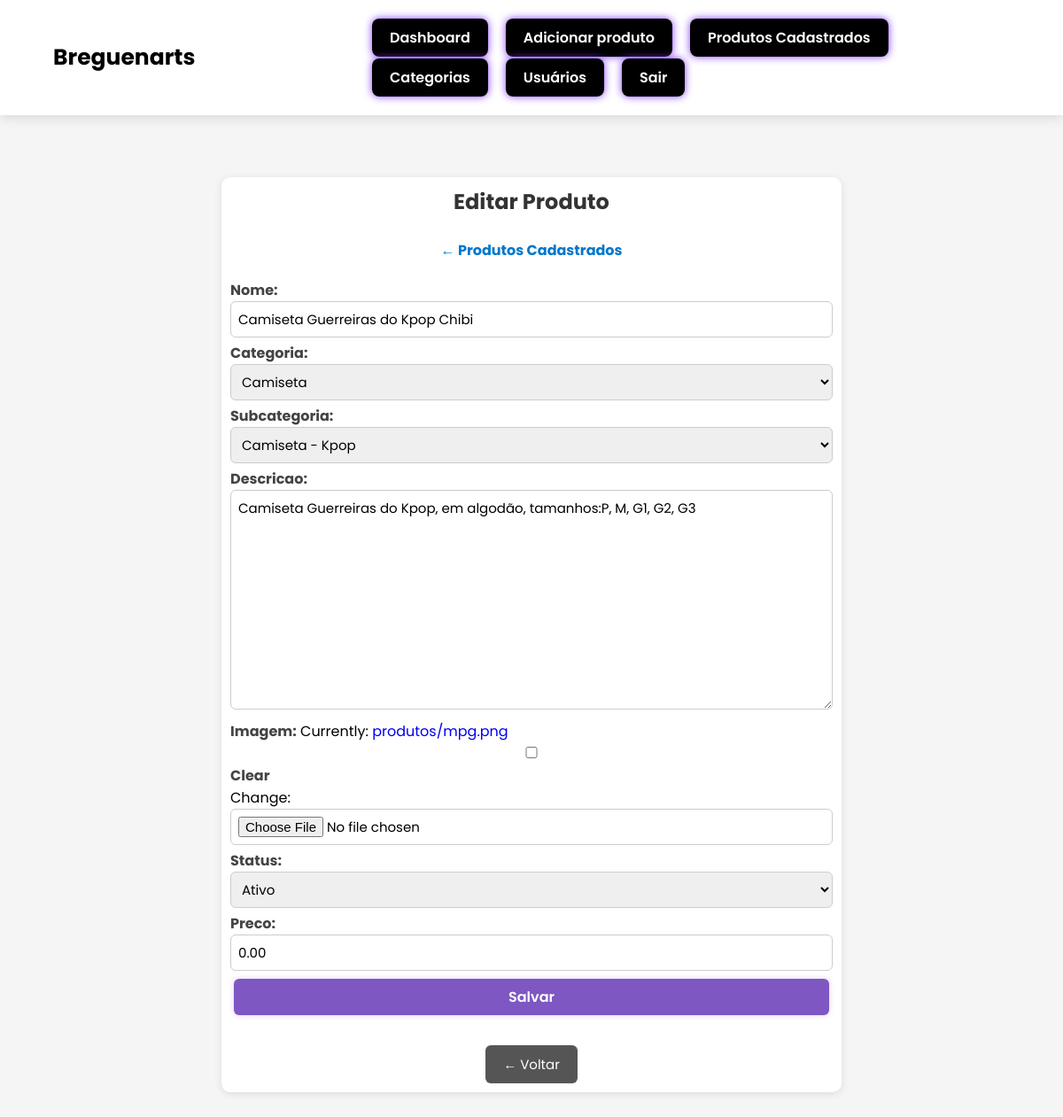
Before: /produtos/editar/1/ with the older database file.
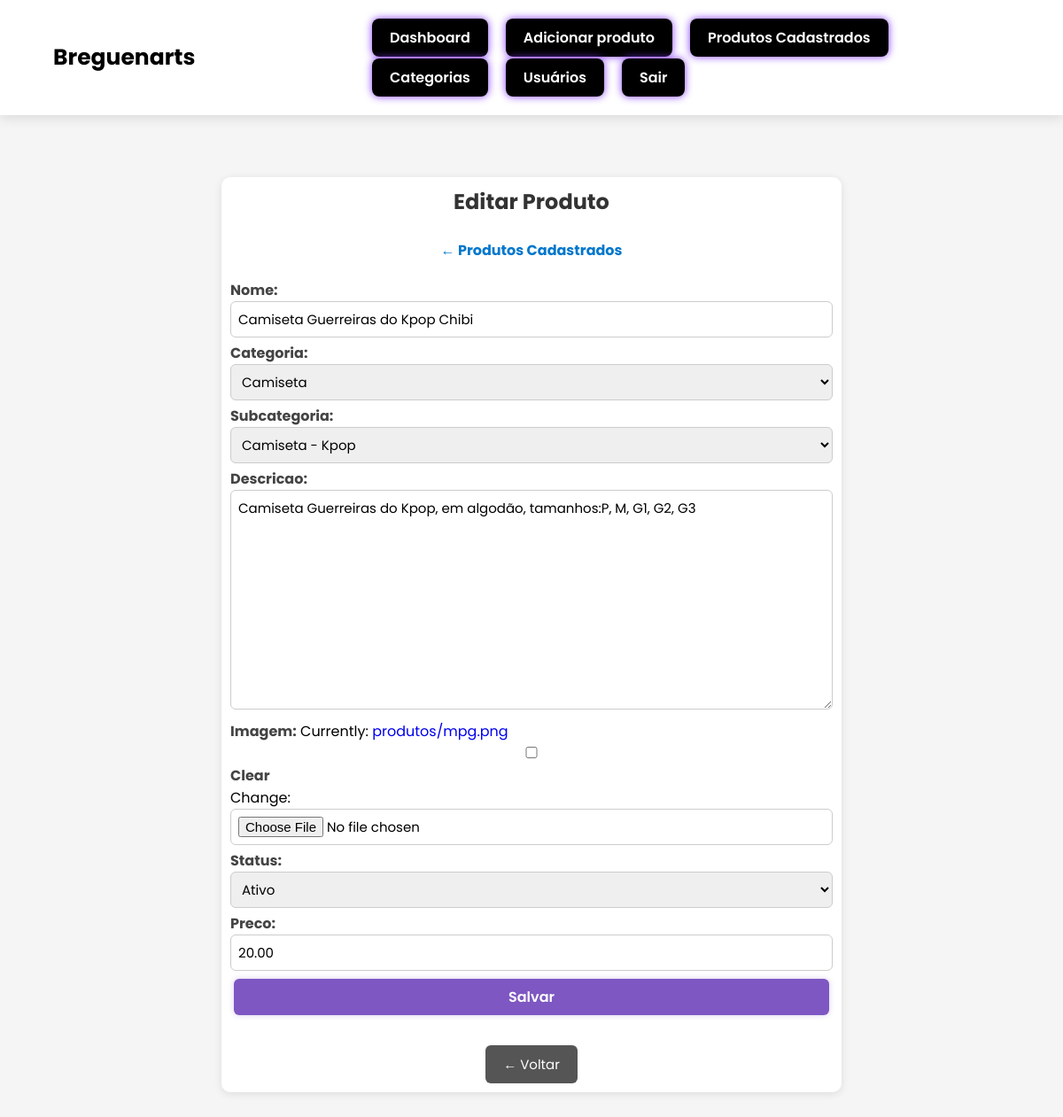
After: the same page with the newer database file.
### produtos/models.py (models this page shows, shortened)
class Produto(models.Model):
    nome = models.CharField(max_length=100)
    categoria = models.ForeignKey(Categoria, on_delete=models.CASCADE)
    subcategoria = models.ForeignKey(Subcategoria, on_delete=models.CASCADE, blank=True, null=True)
    descricao = models.TextField()
    imagem = models.ImageField(upload_to='produtos/', blank=True, null=True)
    status = models.CharField(max_length=20, choices=[('ativo', 'Ativo'), ('inativo', 'Inativo')])
    ativo = models.BooleanField(default=True)
    preco = models.DecimalField(max_digits=8, decimal_places=2)

class Categoria(models.Model):
    nome = models.CharField(max_length=50)
    def __str__(self):
        return self.nome

class Subcategoria(models.Model):
    nome = models.CharField(max_length=50)
    categoria = models.ForeignKey(Categoria, on_delete=models.CASCADE)
    def __str__(self):
        return f"{self.categoria.nome} - {self.nome}"

### produtos/views.py (the view)
# urls.py: path('editar/<int:produto_id>/', views.editar_produto, name='editar_produto'),
def editar_produto(request, produto_id):
    produto = Produto.objects.get(id=produto_id)
    if request.method == 'POST':
        form = ProdutoForm(request.POST, request.FILES, instance=produto)
        if form.is_valid():
            form.save()
            return redirect('gestao_produtos')
    else:
        form = ProdutoForm(instance=produto)
    return render(request, 'produtos/editar.html', {'form': form})

### produtos/forms.py
class ProdutoForm(forms.ModelForm):
    class Meta:
        model = Produto
        fields = ['nome', 'categoria', 'subcategoria', 'descricao', 'imagem', 'status', 'preco']
        widgets = {
            'categoria': forms.Select(attrs={'class': 'form-control'}),
            'subcategoria': forms.Select(attrs={'class': 'form-control'}),
            'descricao': forms.Textarea(attrs={'class': 'form-control'}),
            'status': forms.Select(attrs={'class': 'form-control'}),
            'preco': forms.NumberInput(attrs={'class': 'form-control', 'step': '0.01'}),
        }

### templates/produtos/editar.html (shortened to what this page needs)
{% extends 'bases/base_admin_produto.html' %}
{% load static %}
{% block content %}
<link rel="stylesheet" href="{% static 'css/produtos.css' %}" />
<div class="form-container">
  <h2>Editar Produto</h2>
  <a href="{% url 'gestao_produtos' %}" class="voltar">← Produtos Cadastrados</a>
  <form method="post" enctype="multipart/form-data">
    {{ form.as_p }}
    <button type="submit" class="botao-acao">Salvar</button>
  </form>
  <div class="botoes-navegacao">
    <a href="javascript:history.back()">
      <button class="botao-voltar">← Voltar</button>
    </a>
  </div>
</div>
{% endblock %}

Changed rows visible on the page:
changed Produto "Camiseta - Kpop": preco "0.00" → "20.00"
